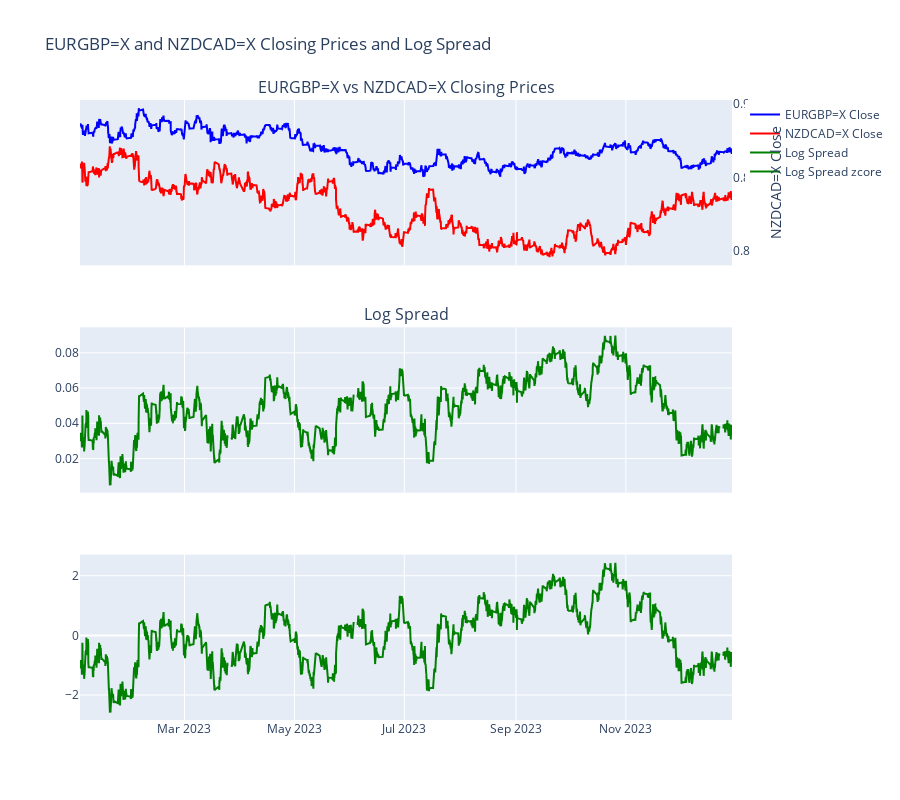

Source (notebook cell):
### Code cell
import plotly.graph_objs as go
from plotly.subplots import make_subplots

# Crear subplots: 1 fila, 2 columnas
fig = make_subplots(rows=3, cols=1, shared_xaxes=True,
                    subplot_titles=(f'{stock1} vs {stock2} Closing Prices', 'Log Spread'),
                    vertical_spacing=0.1)

# Agregar los precios de cierre al primer gráfico
fig.add_trace(go.Scatter(x=df1.index, y=df1['Close'], name=f'{stock1} Close', line=dict(color='blue')),
              row=1, col=1)
fig.add_trace(go.Scatter(x=df2.index, y=df2['Close'], name=f'{stock2} Close', line=dict(color='red')),
              row=1, col=1)

# Crear una segunda escala de eje Y
fig.update_yaxes(title_text=f"{stock1} Close", row=1, col=1, side="left")
fig.update_yaxes(title_text=f"{stock2} Close", row=1, col=1, side="right", overlaying="y", showgrid=False)

# Agregar el spread al segundo gráfico
fig.add_trace(go.Scatter(x=spread.index, y=spread, name='Log Spread', line=dict(color='green')),
              row=2, col=1)

# Ajustar el diseño
fig.update_layout(title_text=f"{stock1} and {stock2} Closing Prices and Log Spread", height=800)

# Agregar el spread al tercer gráfico
fig.add_trace(go.Scatter(x=spread.index, y=spread_zcore, name='Log Spread zcore', line=dict(color='green')),
              row=3, col=1)


# Mostrar el gráfico
fig.show()

### Figure 1 — Plotly figure (JSON) as saved in the notebook; plotly's stock layout.template omitted (floating-point values rounded to 4 significant figures; data arrays with more than 128 entries replaced by an {"elided": "..."} marker saying what was removed)
{"data": [{"line": {"color": "blue"}, "name": "EURGBP=X Close", "type": "scatter", "x": {"elided": "6180 str values"}, "xaxis": "x", "y": {"elided": "6180 float values"}, "yaxis": "y"}, {"line": {"color": "red"}, "name": "NZDCAD=X Close", "type": "scatter", "x": {"elided": "6176 str values"}, "xaxis": "x", "y": {"elided": "6176 float values"}, "yaxis": "y"}, {"line": {"color": "green"}, "name": "Log Spread", "type": "scatter", "x": {"elided": "6188 str values"}, "xaxis": "x2", "y": {"elided": "6188 float values"}, "yaxis": "y2"}, {"line": {"color": "green"}, "name": "Log Spread zcore", "type": "scatter", "x": {"elided": "6188 str values"}, "xaxis": "x3", "y": {"elided": "6188 float values"}, "yaxis": "y3"}], "layout": {"annotations": [{"font": {"size": 16}, "showarrow": false, "text": "EURGBP=X vs NZDCAD=X Closing Prices", "x": 0.5, "xanchor": "center", "xref": "paper", "y": 1, "yanchor": "bottom", "yref": "paper"}, {"font": {"size": 16}, "showarrow": false, "text": "Log Spread", "x": 0.5, "xanchor": "center", "xref": "paper", "y": 0.6333, "yanchor": "bottom", "yref": "paper"}], "height": 800, "title": {"text": "EURGBP=X and NZDCAD=X Closing Prices and Log Spread"}, "xaxis": {"anchor": "y", "domain": [0, 1], "matches": "x3", "showticklabels": false}, "xaxis2": {"anchor": "y2", "domain": [0, 1], "matches": "x3", "showticklabels": false}, "xaxis3": {"anchor": "y3", "domain": [0, 1]}, "yaxis": {"anchor": "x", "domain": [0.7333, 1], "overlaying": "y", "showgrid": false, "side": "right", "title": {"text": "NZDCAD=X Close"}}, "yaxis2": {"anchor": "x2", "domain": [0.3667, 0.6333]}, "yaxis3": {"anchor": "x3", "domain": [0, 0.2667]}}}
